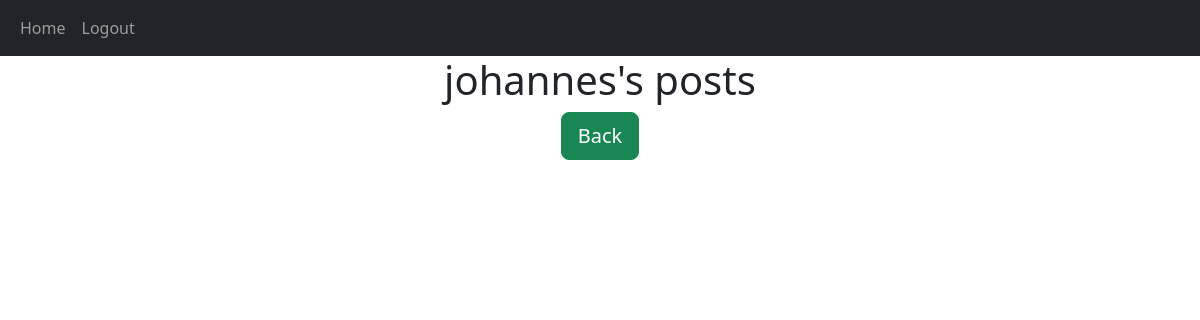
Page /posts/johannes (signed in) on the earlier database version.
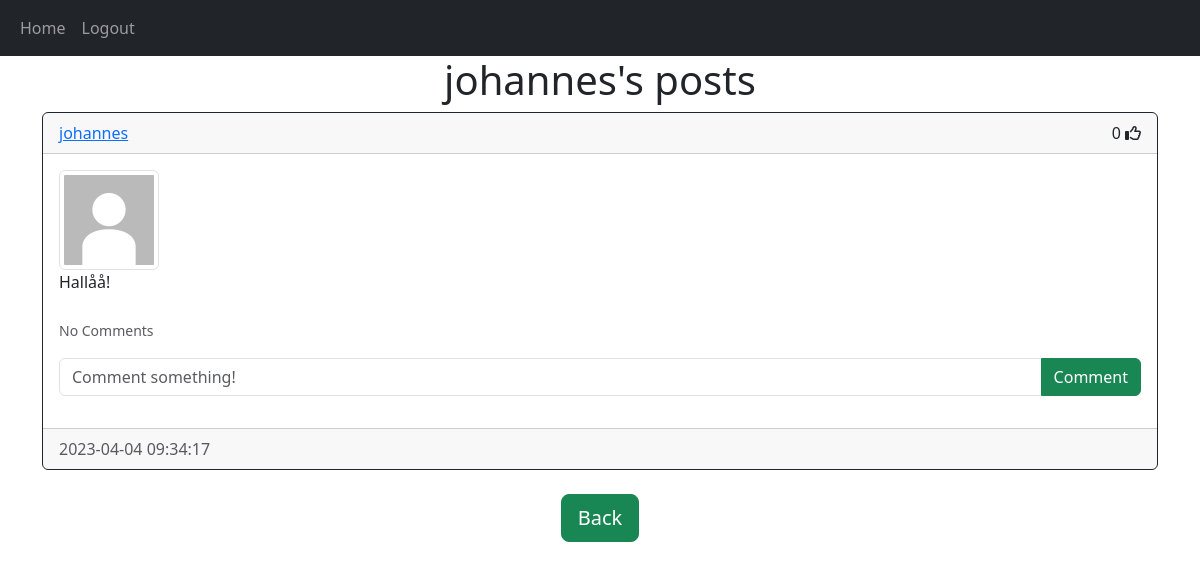
Same page on the later database version.
### website/models.py (models this page shows)
class User(db.Model, UserMixin):
    id = db.Column(db.Integer, primary_key=True)
    email = db.Column(db.String(150), unique=True)
    username = db.Column(db.String(150), unique=True)
    password = db.Column(db.String(150))
    date_created = db.Column(db.DateTime(timezone=True), default=func.now())
    posts = db.relationship("Post", backref="user", passive_deletes=True)
    comments = db.relationship("Comment", backref="user", passive_deletes=True)
    likes = db.relationship("Like", backref="user", passive_deletes=True)

class Post(db.Model):
    id = db.Column(db.Integer, primary_key=True)
    text = db.Column(db.Text, nullable=False)
    date_created = db.Column(db.DateTime(timezone=True), default=func.now())
    author = db.Column(db.Integer, db.ForeignKey("user.id", ondelete="CASCADE"), nullable=False)
    comments = db.relationship("Comment", backref="post", passive_deletes=True)
    likes = db.relationship("Like", backref="post", passive_deletes=True)

### website/views.py (the view)
@views.route("/posts/<username>")
@login_required
def posts(username):
    user = User.query.filter_by(username=username).first()
    if not user:
        flash("No user with that username exists.", category="error")
        return redirect(url_for("views.home"))
    posts = user.posts
    return render_template("posts.html", user=current_user, posts=posts, username=username)

### website/__init__.py (called while the page is built)
def create_app():
    app = Flask(__name__)
    app.config['SECRET_KEY'] = "helloworld"
    app.config['SQLALCHEMY_DATABASE_URI'] = f'sqlite:///{DB_NAME}'
    db.init_app(app)
    from .views import views
    from .auth import auth
    app.register_blueprint(views, url_prefix="/")
    app.register_blueprint(auth, url_prefix="/")
    from .models import User, Post, Comment, Like
    create_database(app)
    login_manager = LoginManager()
    login_manager.login_view = "auth.login"
    login_manager.init_app(app)
    @login_manager.user_loader
    def load_user(id):
        return User.query.get(int(id))
    return app

### website/templates/posts.html (shortened to what this page needs)
{% extends "posts_div.html" %}
{% block header %} {{username}}'s posts {% endblock %}
{% block footer %}
<div align="center">
    <a href="/home"><button type="button" class="btn btn-success btn-lg">Back</button></a>
</div>
{% endblock %}

### website/templates/posts_div.html (shortened to what this page needs)
{% extends "base.html" %}
{% block content%}
    <h1 align="center">{% block header %}Posts{% endblock %}</h1>
    <div id="posts">
      {% for post in posts %}
      <div class="card border-dark">
        <div class="card-header d-flex justify-content-between align-items-center">
          <a href="/posts/{{post.user.username}}">{{post.user.username}}</a>
          <div>
            <span id="likes-count-{{post.id}}">{{post.likes|length}}</span>
            {% if user.id in post.likes|map(attribute="author")|list %}
            <i
          class="fas fa-thumbs-up" id="like-button-{{post.id}}"onclick="like({{post.id}})"></i>
            {% else %}
            <i class="far fa-thumbs-up" id="like-button-{{post.id}}"onclick="like({{post.id}})"></i>
            {% endif %}
        </div>
        </div>
        <div class="card-body">
          <img src="{{ url_for('static', filename='images/default.jpg')}}" width="100" class="img-thumbnail">
          <div class="card-text">{{post.text}}</div>
          <br>
          <p class="card-text">
            {% if post.comments|length > 0 %}
            <a data-bs-toggle="collapse" href="#comments-{{post.id}}" role="button">
              <small>View {{post.comments|length}} Comments</small>
            </a>
            {% else %}
            <small class="text-muted">No Comments</small>
            {% endif %}
          </p>
          <form class="input-group mb-3" method="POST" action="/create-comment/{{post.id}}">
            <input type="text" id="text" name="text" class="form-control" placeholder="Comment something!"/>
            <button type="submit" class="btn btn-success">Comment</button>
          </form>
        </div>
        <div class="card-footer text-muted">{{post.date_created}}</div>
      </div>
      <br> {% endfor %}
    </div>
    {% block footer %}{% endblock %}
{% endblock %}

### website/templates/base.html (shortened to what this page needs)
<!DOCTYPE html>
<html lang="en">
<head>
    <link href="https://cdn.jsdelivr.net/npm/bootstrap@5.3.0-alpha1/dist/css/bootstrap.min.css" rel="stylesheet">
</head>
<body>
    <nav class="navbar navbar-expand-lg navbar-dark bg-dark">
        <div class="container-fluid">
            <div class="collapse navbar-collapse" id="navbar">
                <div class="navbar-nav">
                    <a class="nav-item nav-link" href="/home">Home</a>
                    {% if user.is_authenticated %}
                    <a class="nav-item nav-link" href="/logout">Logout</a>
                    {% else %}
                    <a class="nav-item nav-link" href="/login">Login</a>
                    <a class="nav-item nav-link" href="/sign-up">Sign Up</a>
                    {% endif %}
                </div>
            </div>
        </div>
    </nav>
    <div class="container">{% block content %}{% endblock %}</div>
</body>
</html>

Differences in the rows shown:
added Post: user.username "johannes", likes|length "0", text "Hallåå!", date_created "2023-04-04 09:34:17"
